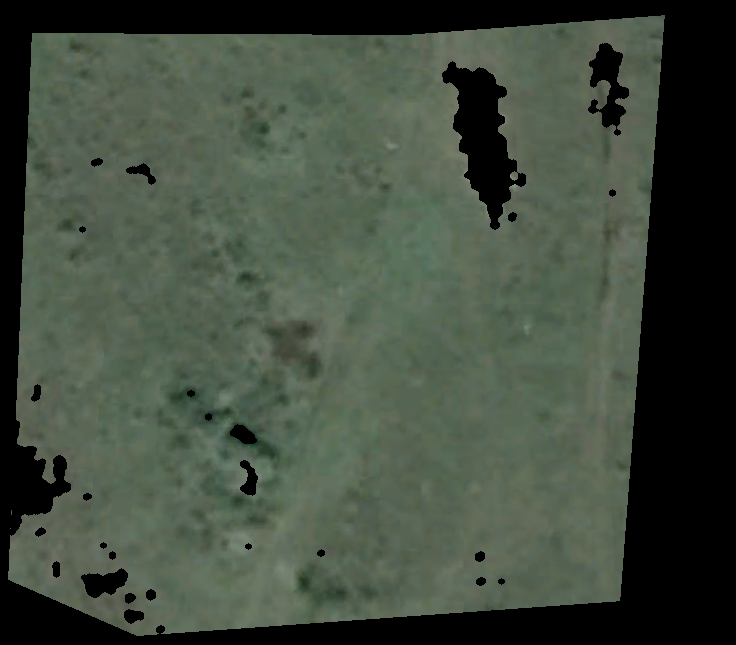
#> input picture ParititioningV1/guacas_3_google_cropped.tif, 736 x 645 px, found by its file name
$ python decompositionV7.py
#> lines starting #> are read from the running program, lines starting #| are printed output that depends on the picture; after the words box and inside, x2 and y2 are one past the last pixel; in counts of white or black regions, pixels touching at a corner belong together
### ParititioningV1/scripts/decom_tools.py

#!/usr/bin/env python
import os, sys
import cv2
import numpy as np
import random
from Voronoi import Voronoi
from osgeo import gdal, gdalnumeric, ogr, osr
import threading

import math


#Start Opencv Processing

def read_imagefile(filename):
	image = cv2.imread(filename)
#> image is the input picture: shape (645, 736, 3); mean B, G, R 62.4, 75.4, 65.2
	rows, cols = image.shape[:2]
	gray_image = cv2.cvtColor(image, cv2.COLOR_BGR2GRAY) #no modified

	return image, gray_image, rows, cols

#Get corners of cropped image for getting center of polygon
def get_center(image):
	rows, cols = image.shape[:2]

	gray = cv2.cvtColor(image, cv2.COLOR_BGR2GRAY)
	new = 255 - gray
	gray = cv2.GaussianBlur(gray, (3, 3), 3)
	t, dst = cv2.threshold(gray, 0, 200, cv2.THRESH_BINARY_INV | cv2.THRESH_TRIANGLE)
	contours, h = cv2.findContours(dst, cv2.RETR_TREE, cv2.CHAIN_APPROX_SIMPLE)
	final = np.zeros(image.shape,np.uint8)
	mask = np.zeros(gray.shape,np.uint8)

	i = 0

	p_corners_x=[]
	p_corners_y=[]

	for c in contours:
		area = cv2.contourArea(c)
		if area > 600 and area<(rows*cols):

			lx, ly= tuple(c[c[:, :, 0].argmin()][0])
			rx, ry = tuple(c[c[:, :, 0].argmax()][0])
			ux, uy = tuple(c[c[:, :, 1].argmin()][0])
			bx, by = tuple(c[c[:, :, 1].argmax()][0])


			p_corners_x.append(lx)
			p_corners_x.append(rx)
			p_corners_y.append(uy)
			p_corners_y.append(by)
	l_x = min(p_corners_x)
	r_x = max(p_corners_x)
	u_y = min(p_corners_y)
	b_y = max(p_corners_y)
	center_x = int((r_x-l_x)/2) + l_x
	center_y = int((b_y-u_y)/2) + u_y

	print "center: " + str(center_x) + " , " + str(center_y)

	return center_x, center_y


def get_points_circle(image, center_x, center_y, radio):
	Points = []
	rows, cols = image.shape[:2]
	for x in range(0,cols):
		for y in range(0,rows):
			if (x-center_x)**2 + (y-center_y)**2 <= radio**2 and (x-center_x)**2 + (y-center_y)**2 >= (radio//2)**2:
				Points.append((x, y))


	return Points

def select_centroids(n_uavs, center_x, center_y, Points):
	i = 0
	randPoints = []
	aux = -1
	#Select to n_uavs-1 because now is include the center
	randPoints.append((center_x, center_y))
	while i<n_uavs-1:
		n = random.randint(0, len(Points))
		if n != aux:
			x, y = Points[n]
			randPoints.append((x,y))
			i += 1
		aux = n
	#print "randPoints : " + str(randPoints)
	return randPoints

def draw_voronoi_partition(randPoints, image, filename):
	vp = Voronoi(randPoints)
	vp.process()
	lines = vp.get_output()
	rows, cols = image.shape[:2]

	white_img = image.copy()

	for i in range(0, rows):
		for j in range(0, cols):
			white_img.itemset((i, j, 0), 255)
			white_img.itemset((i, j, 1), 255)
			white_img.itemset((i, j, 2), 255)

	for i in  range(0, len(lines)):
		x0, y0, x1, y1 = lines[i]
		cv2.line(white_img, (int(x0), int(y0)), (int(x1), int(y1)), (0, 0, 0), 1, 8)


	#cv2.imwrite(filename.replace('_cropped.tif', '_voronoi.tif'),image)
	cv2.imwrite(filename.replace('_cropped.tif', '_white_voronoi.tif'),white_img)

	return white_img
#Get contours from white image for get labeled area

def label_area(filename, white_img, free_cells, randPoints):
	rows, cols = white_img.shape[:2]
	gray = cv2.cvtColor(white_img, cv2.COLOR_BGR2GRAY)
	new = 255 - gray
	gray = cv2.GaussianBlur(new, (3, 3), 3)
	t, dst = cv2.threshold(gray, 0, 200, cv2.THRESH_BINARY_INV | cv2.THRESH_TRIANGLE)
	contours, h = cv2.findContours(dst, cv2.RETR_TREE, cv2.CHAIN_APPROX_SIMPLE)
	final = np.zeros(white_img.shape,np.uint8)
	mask = np.zeros(gray.shape,np.uint8)

	i=0
	color = [] #This color is for labeled
	labelarea = [] ##Heuristic
	for c in contours:
		area = cv2.contourArea(c)

		if area>0.0:
			lx, ly  = tuple(c[c[:, :, 0].argmin()][0])
			rx, ry = tuple(c[c[:, :, 0].argmax()][0])
			ux, uy = tuple(c[c[:, :, 1].argmin()][0])
			bx, by = tuple(c[c[:, :, 1].argmax()][0])
			cx = int((rx-lx)/2) + lx
			cy = int((by-uy)/2) + uy
			color.append((random.randint(10,250), random.randint(10,254), random.randint(10,254)))
			cv2.drawContours(mask, contours, i, 255, -1)
			cv2.drawContours(final, contours, i, color[i], -1)
			labelarea.append((' ',0,area,color[i], cx,cy))
			cv2.circle(final, (cx,cy), 2, (255, 255, 255), 1, 8)
			cv2.circle(final, (cols//2, rows//2), 2, (255, 255, 255), 2, 8)
			i += 1
	color.append((0,0,0))

	label_cells = []

	#Label cells and areas wih randpoint
	for i in range(0, len(free_cells)):
		for n in range(0, len(color)):
			r = free_cells[i]//cols
			c = free_cells[i]%cols
			if (final.item(c,r,0) == color[n][0]) and (final.item(c,r,1) == color[n][1]) and (final.item(c,r,2) == color[n][2]):
				label_cells.append((free_cells[i], n))


	#correction of cell in line of decompsition
	for i in range(0, len(label_cells)):
		if label_cells[i][1] == len(color)-1:
			#if abs(label_cells[i+1][1]-label_cells[i-1][1])==1 and label_cells[i+1][1] != len(color):
			#	label_cells[i] = (label_cells[i][0], label_cells[i+1][1])
			if int(label_cells[i+1][0]%cols)== int(label_cells[i][0]%cols) and label_cells[i+1][1] != len(color) and  int(label_cells[i+1][0]%cols)- int(label_cells[i][0]%cols) ==1:
				label_cells[i] = (label_cells[i][0], label_cells[i+1][1])
			elif label_cells[i+1][1] == len(color) or label_cells[i-1][1] == len(color):
				label_cells[i] = (label_cells[i][0], label_cells[i-2][1])
			else:
				label_cells[i] = (label_cells[i][0], label_cells[i-1][1])

	cv2.imwrite(filename.replace('_cropped.tif', '_labeledarea.tif'), final)

	voro = cv2.imread(filename)
	for i in  range(0, len(free_cells)):
		x=  int(free_cells[i]/cols)
		y = int(free_cells[i]%cols)
		cv2.circle(voro, (x,y), 3, color[label_cells[i][1]], 4, 8)
	cv2.imwrite(filename.replace('_cropped.tif', '_labeledvoronoi.tif'), voro)


	return color, label_cells, labelarea, voro, final


#Labeled of free cell in each voronoi partition
def get_cost(image, x, y, size_cell_x, size_cell_y):
	average = 0
	aux_x = int(size_cell_x/2)
	aux_y = int(size_cell_y/2)
	for i in  range(x-aux_x, x+aux_x):
		for j in  range(y-aux_y, y+aux_y):
			intensity = image[i][j]
			average = average +  intensity

	return int (average/(size_cell_x*size_cell_y))

def get_cells(cl, rw, gray_image):
	rows, cols = gray_image.shape[:2]
	size_cell_x = int(cols/cl)
	size_cell_y = int(rows/rw)
	cells = []
	free_cells = []
	cells_cost = []

	for i in  range(0,rows, size_cell_y):
		for j in  range(0,cols, size_cell_x):
			x = i + int(size_cell_x/2)
			y = j + int(size_cell_y/2)
			if ( (x+int(size_cell_x/2))<=rows and (y+int(size_cell_y/2))<=cols):
				cells.append((y*cols) + x)
				cells_cost.append( get_cost(gray_image, x, y, size_cell_x, size_cell_y) )

	ave = reduce(lambda x, y: x + y, cells_cost) / len(cells_cost)
	for i in range(0, len(cells)):
		if cells_cost[i] >= ave :
			free_cells.append(cells[i])

	return cells, cells_cost, free_cells


# [149 lines left out: functions draw_path, zigzag_path, create_GAMAcsv, get_coordinates, pixel2coord, create_APPmission and 1 more, not called in this run]

def distance (p0,p1):
	d = (p1[0] - p0[0])**2 +  (p1[1] - p0[1])**2
	return (math.sqrt(d))

#New POints for voronoi partition
# [289 lines left out: functions new_voronoicentroids, extract_max_area, get_centroid_max, draw_newPartition, set_level, name_C and 2 more, not called in this run]

def set_partition_level(n_uavs):
	if n_uavs <= 4: partition_level = 0
	elif n_uavs >4 and n_uavs<=7: partition_level = 1
	elif n_uavs >7 and n_uavs<=10: partition_level = 2
	elif n_uavs >10 and n_uavs<=13: partition_level = 3
	elif n_uavs >13 and n_uavs<=16: partition_level = 4

	return partition_level


def partition_base(filename, image, N, n_uavs, free_cells, c_level, radio, partition_level):
	rows, cols = image.shape[:2]
	#Get center of image
	center_x, center_y = get_center(image)
	#Get points[] in circle center in center_x, center_y
	points = get_points_circle(image, center_x, center_y, radio)
	#Select centroids for voronoi partition
	centroids = select_centroids(N, center_x, center_y, points)
	#Draw voronoi partition
	white_img = draw_voronoi_partition(centroids, image, filename)
	#Labeled of free cells in each voronoi partition
	color, label_cells, labelarea, voro, final = label_area(filename, white_img, free_cells, centroids)
	min_area, max_area = max_min_area(labelarea)

	new_centroids = centroids
	print "Initial centroids:  \n" + str(centroids) + "\n"

	#Name agents type
	c_level = set_level(labelarea, c_level,0)
	print "c_level:  \n" +str(c_level) +"\n"

	if abs(n_uavs-3)<=1:

		labelarea, C_x, C_y, cx, cy = name_C(centroids,labelarea, final, rows, cols)
		labelarea= name_QP(labelarea, cx, cy, cols, c_level, partition_level)


		final2 = final.copy()
		for c in centroids:
			cv2.circle(final2, (c[0], c[1]), 1, (255, 255, 255), 2, 8)
		cv2.imwrite(filename.replace('_cropped.tif', '_labeledarea0.tif'), final2)

		new_centroids = new_voronoicentroids(labelarea, centroids, final)
		white_img = draw_voronoi_partition(new_centroids, image, filename)
		color, label_cells, labelarea, voro, final = label_area(filename, white_img, free_cells, new_centroids)
		min_area, max_area = max_min_area(labelarea)

		c_level = set_level(labelarea, c_level,0)
		print "c_level:  " +str(c_level)

		labelarea, C_x, C_y, cx, cy = name_C(new_centroids,labelarea, final, rows, cols)
		labelarea= name_QP(labelarea, cx, cy, cols, c_level, partition_level)

		for c in new_centroids:
			cv2.circle(final, (c[0], c[1]), 1, (255, 255, 255), 2, 8)
		cv2.imwrite(filename.replace('_cropped.tif', '_labeledarea1.tif'), final)
		#Get zizag path
		#path, path_end, uav_paths = zigzag_path(n_uavs, color, cells, label_cells, voro, filename)

	return final, white_img, max_area, labelarea, new_centroids, c_level


# [43 lines left out: function partition, not called in this run]

def decomposition (n_uavs, image, filename, cl, rw, decom_level):
	# num of new partitions
	N = 0
	partition_level = set_partition_level(n_uavs)
	rows, cols = image.shape[:2]
	gray_image = cv2.cvtColor(image, cv2.COLOR_BGR2GRAY)
	#Get arrays
	cells, cells_cost, free_cells = get_cells(cl, rw, gray_image)
	#For each area center and partition_level
	c_level = []
	#For get points around a semicircle
	radio = int(rows/10)

	if partition_level >= 0:
		if n_uavs>4: N = 4
		else: N =n_uavs
		final, white_img, max_area, labelarea, new_centroids, c_level = partition_base(filename, image, N, n_uavs, free_cells, c_level, radio, partition_level)


	if partition_level >= 1:
		if n_uavs>7: N = 4
		else: N =n_uavs -3

		final, white_img, max_area, labelarea, new_centroids, c_level = partition(filename, final, white_img, labelarea, N, n_uavs, free_cells, c_level, new_centroids, max_area, radio, partition_level, 1)


	if partition_level >= 2 :
		if n_uavs>10: N = 4
		else: N =n_uavs - 6
		final, white_img, max_area, labelarea, new_centroids, c_level = partition(filename, final, white_img, labelarea, N, n_uavs, free_cells, c_level, new_centroids, max_area, radio, partition_level, 2)


	if partition_level >= 3:
		if n_uavs>13: N = 4
		else: N =n_uavs - 9
		final, white_img, max_area, labelarea, new_centroids, c_level = partition(filename, final, white_img, labelarea, N, n_uavs, free_cells, c_level, new_centroids, max_area, radio, partition_level, 3)

	if partition_level == 4:
		N =n_uavs - 12
		final, white_img, max_area, labelarea, new_centroids, c_level = partition(filename, final, white_img, labelarea, N, n_uavs, free_cells, c_level, new_centroids, max_area, radio, partition_level, 4)


# [171 lines left out: functions extract_partitioned_area, label_new_captain, max_area_captain, new_captains, not called in this run]

### ParititioningV1/scripts/Voronoi.py

import random
import math

from DataType import Point, Event, Arc, Segment, PriorityQueue

# Source: (C++) http://www.cs.hmc.edu/~mbrubeck/voronoi.html

class Voronoi:
    def __init__(self, points):
        self.output = [] # list of line segment
        self.arc = None  # binary tree for parabola arcs

        self.points = PriorityQueue() # site events
        self.event = PriorityQueue() # circle events

        # bounding box
        self.x0 = -5.0
        self.x1 = -5.0
        self.y0 = 100.0
        self.y1 = 100.0

        # insert points to site event
        for pts in points:
            point = Point(pts[0], pts[1])
            self.points.push(point)
            # keep track of bounding box size
            if point.x < self.x0: self.x0 = point.x
            if point.y < self.y0: self.y0 = point.y
            if point.x > self.x1: self.x1 = point.x
            if point.y > self.y1: self.y1 = point.y

        # add margins to the bounding box
        dx = (self.x1 - self.x0 + 1) / 5.0
        dy = (self.y1 - self.y0 + 1) / 5.0
        self.x0 = self.x0 - dx
        self.x1 = self.x1 + dx
        self.y0 = self.y0 - dy
        self.y1 = self.y1 + dy

    def process(self):
        while not self.points.empty():
            if not self.event.empty() and (self.event.top().x <= self.points.top().x):
                self.process_event() # handle circle event
            else:
                self.process_point() # handle site event

        # after all points, process remaining circle events
        while not self.event.empty():
            self.process_event()

        self.finish_edges()

    def process_point(self):
        # get next event from site pq
        p = self.points.pop()
        # add new arc (parabola)
        self.arc_insert(p)

    def process_event(self):
        # get next event from circle pq
        e = self.event.pop()

        if e.valid:
            # start new edge
            s = Segment(e.p)
            self.output.append(s)

            # remove associated arc (parabola)
            a = e.a
            if a.pprev is not None:
                a.pprev.pnext = a.pnext
                a.pprev.s1 = s
            if a.pnext is not None:
                a.pnext.pprev = a.pprev
                a.pnext.s0 = s

            # finish the edges before and after a
            if a.s0 is not None: a.s0.finish(e.p)
            if a.s1 is not None: a.s1.finish(e.p)

            # recheck circle events on either side of p
            if a.pprev is not None: self.check_circle_event(a.pprev, e.x)
            if a.pnext is not None: self.check_circle_event(a.pnext, e.x)

    def arc_insert(self, p):
        if self.arc is None:
            self.arc = Arc(p)
        else:
            # find the current arcs at p.y
            i = self.arc
            while i is not None:
                flag, z = self.intersect(p, i)
                if flag:
                    # new parabola intersects arc i
                    flag, zz = self.intersect(p, i.pnext)
                    if (i.pnext is not None) and (not flag):
                        i.pnext.pprev = Arc(i.p, i, i.pnext)
                        i.pnext = i.pnext.pprev
                    else:
                        i.pnext = Arc(i.p, i)
                    i.pnext.s1 = i.s1

                    # add p between i and i.pnext
                    i.pnext.pprev = Arc(p, i, i.pnext)
                    i.pnext = i.pnext.pprev

                    i = i.pnext # now i points to the new arc

                    # add new half-edges connected to i's endpoints
                    seg = Segment(z)
                    self.output.append(seg)
                    i.pprev.s1 = i.s0 = seg

                    seg = Segment(z)
                    self.output.append(seg)
                    i.pnext.s0 = i.s1 = seg

                    # check for new circle events around the new arc
                    self.check_circle_event(i, p.x)
                    self.check_circle_event(i.pprev, p.x)
                    self.check_circle_event(i.pnext, p.x)

                    return

                i = i.pnext

            # if p never intersects an arc, append it to the list
            i = self.arc
            while i.pnext is not None:
                i = i.pnext
            i.pnext = Arc(p, i)

            # insert new segment between p and i
            x = self.x0
            y = (i.pnext.p.y + i.p.y) / 2.0;
            start = Point(x, y)

            seg = Segment(start)
            i.s1 = i.pnext.s0 = seg
            self.output.append(seg)

    def check_circle_event(self, i, x0):
        # look for a new circle event for arc i
        if (i.e is not None) and (i.e.x  <> self.x0):
            i.e.valid = False
        i.e = None

        if (i.pprev is None) or (i.pnext is None): return

        flag, x, o = self.circle(i.pprev.p, i.p, i.pnext.p)
        if flag and (x > self.x0):
            i.e = Event(x, o, i)
            self.event.push(i.e)

    def circle(self, a, b, c):
        # check if bc is a "right turn" from ab
        if ((b.x - a.x)*(c.y - a.y) - (c.x - a.x)*(b.y - a.y)) > 0: return False, None, None

        # Joseph O'Rourke, Computational Geometry in C (2nd ed.) p.189
        A = b.x - a.x
        B = b.y - a.y
        C = c.x - a.x
        D = c.y - a.y
        E = A*(a.x + b.x) + B*(a.y + b.y)
        F = C*(a.x + c.x) + D*(a.y + c.y)
        G = 2*(A*(c.y - b.y) - B*(c.x - b.x))

        if (G == 0): return False, None, None # Points are co-linear

        # point o is the center of the circle
        ox = 1.0 * (D*E - B*F) / G
        oy = 1.0 * (A*F - C*E) / G

        # o.x plus radius equals max x coord
        x = ox + math.sqrt((a.x-ox)**2 + (a.y-oy)**2)
        o = Point(ox, oy)

        return True, x, o

    def intersect(self, p, i):
        # check whether a new parabola at point p intersect with arc i
        if (i is None): return False, None
        if (i.p.x == p.x): return False, None

        a = 0.0
        b = 0.0

        if i.pprev is not None:
            a = (self.intersection(i.pprev.p, i.p, 1.0*p.x)).y
        if i.pnext is not None:
            b = (self.intersection(i.p, i.pnext.p, 1.0*p.x)).y

        if (((i.pprev is None) or (a <= p.y)) and ((i.pnext is None) or (p.y <= b))):
            py = p.y
            px = 1.0 * ((i.p.x)**2 + (i.p.y-py)**2 - p.x**2) / (2*i.p.x - 2*p.x)
            res = Point(px, py)
            return True, res
        return False, None

    def intersection(self, p0, p1, l):
        # get the intersection of two parabolas
        p = p0
        if (p0.x == p1.x):
            py = (p0.y + p1.y) / 2.0
        elif (p1.x == l):
            py = p1.y
        elif (p0.x == l):
            py = p0.y
            p = p1
        else:
            # use quadratic formula
            z0 = 2.0 * (p0.x - l)
            z1 = 2.0 * (p1.x - l)

            a = 1.0/z0 - 1.0/z1;
            b = -2.0 * (p0.y/z0 - p1.y/z1)
            c = 1.0 * (p0.y**2 + p0.x**2 - l**2) / z0 - 1.0 * (p1.y**2 + p1.x**2 - l**2) / z1

            py = 1.0 * (-b-math.sqrt(b*b - 4*a*c)) / (2*a)

        px = 1.0 * (p.x**2 + (p.y-py)**2 - l**2) / (2*p.x-2*l)
        res = Point(px, py)
        return res

    def finish_edges(self):
        l = self.x1 + (self.x1 - self.x0) + (self.y1 - self.y0)
        i = self.arc
        while i.pnext is not None:
            if i.s1 is not None:
                p = self.intersection(i.p, i.pnext.p, l*2.0)
                i.s1.finish(p)
            i = i.pnext

    # [7 lines left out: function print_output, not called in this run]

    def get_output(self):
        res = []
        for o in self.output:
            p0 = o.start
            p1 = o.end
            res.append((p0.x, p0.y, p1.x, p1.y))
        return res

### ParititioningV1/scripts/DataType.py
import heapq
import itertools

class Point:
   x = 0.0
   y = 0.0

   def __init__(self, x, y):
       self.x = x
       self.y = y

class Event:
    x = 0.0
    p = None
    a = None
    valid = True

    def __init__(self, x, p, a):
        self.x = x
        self.p = p
        self.a = a
        self.valid = True

class Arc:
    p = None
    pprev = None
    pnext = None
    e = None
    s0 = None
    s1 = None

    def __init__(self, p, a=None, b=None):
        self.p = p
        self.pprev = a
        self.pnext = b
        self.e = None
        self.s0 = None
        self.s1 = None

class Segment:
    start = None
    end = None
    done = False

    def __init__(self, p):
        self.start = p
        self.end = None
        self.done = False

    def finish(self, p):
        if self.done: return
        self.end = p
        self.done = True

class PriorityQueue:
    def __init__(self):
        self.pq = []
        self.entry_finder = {}
        self.counter = itertools.count()

    def push(self, item):
        # check for duplicate
        if item in self.entry_finder: return
        count = next(self.counter)
        # use x-coordinate as a primary key (heapq in python is min-heap)
        entry = [item.x, count, item]
        self.entry_finder[item] = entry
        heapq.heappush(self.pq, entry)

    def remove_entry(self, item):
        entry = self.entry_finder.pop(item)
        entry[-1] = 'Removed'

    def pop(self):
        while self.pq:
            priority, count, item = heapq.heappop(self.pq)
            if item is not 'Removed':
                del self.entry_finder[item]
                return item
        raise KeyError('pop from an empty priority queue')

    def top(self):
        while self.pq:
            priority, count, item = heapq.heappop(self.pq)
            if item is not 'Removed':
                del self.entry_finder[item]
                self.push(item)
                return item
        raise KeyError('top from an empty priority queue')

    def empty(self):
        return not self.pq


### ParititioningV1/scripts/decompositionV7.py
#!/usr/bin/env python
import os, sys
import cv2
import numpy as np
import random
from Voronoi import Voronoi
from osgeo import gdal, gdalnumeric, ogr, osr
import threading
import math
from decom_tools import *


#Load
filename = "/home/liseth/MEGA/DecompositionCodes/geometry_decom/guacas_3_google_cropped.tif"

#Connected UAVs
n_uavs = 5
#Get size cells - this is from sensor characteristics
cl = 50
rw = 40
decom_level = 0

#decomposition(n_uavs, filename, cl, rw, decom_level)
#Read file to cv2
image, gray_image, rows, cols = read_imagefile(filename)
#> rows = 645; cols = 736
#Get arrays
cells, cells_cost, free_cells = get_cells(cl, rw, gray_image)
#For get points around a semicircle
radio = int(rows/10)

decomposition (n_uavs, image, filename, cl, rw, 0)
#> in get_center, `new = 255 - gray`:
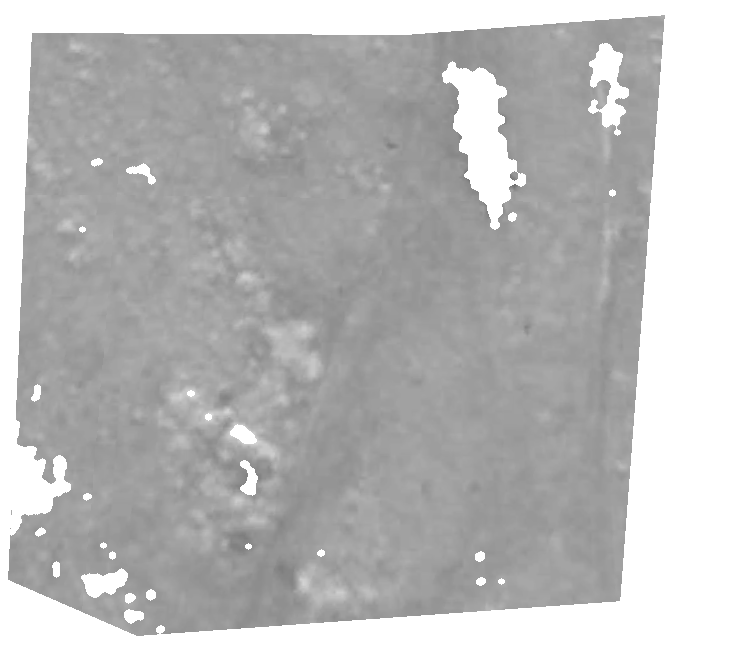
#> new: shape (645, 736); min 105, max 255, mean 184.1
#> in get_center, `t, dst = cv2.threshold(gray, 0, 200, cv2.THRESH_BINARY_INV | cv2.THRES..`:
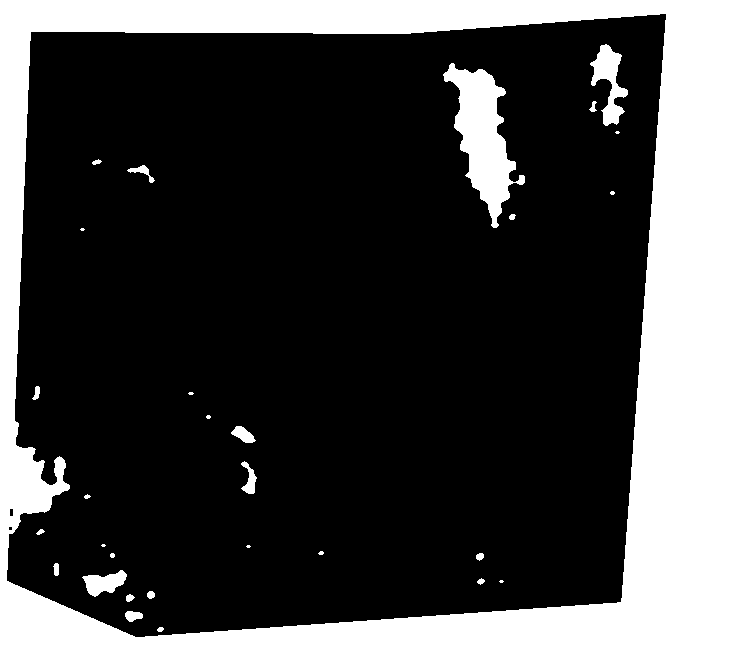
#> dst: shape (645, 736); values 0 (black) and 200 (white), 25.3% white; 30 white regions (9 under 20 px), largest, box (x1, y1, x2, y2) and area: (0, 0, 736, 645) 110680, (443, 63, 525, 228) 5755, (590, 44, 628, 126) 1380
#> the loop in get_center, `for c in contours:` made 33 passes
#> c on pass 1: [[0, 0], [0, 644], [735, 644], [735, 0]]
#| center: 367 , 322
#> (the rest of the program and of its run is left out)
